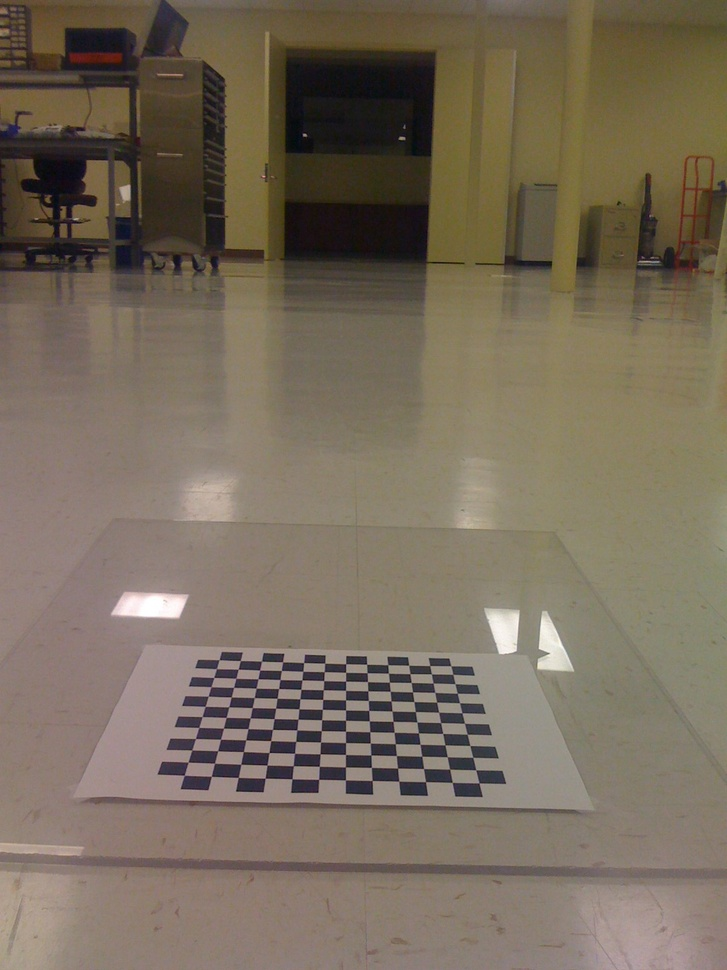
//> input picture Learning.OpenCV/birdseye/IMG_0214.jpg, 727 x 970 px, shrunk from 1200 x 1600 before the run
$ ./adaptiveThresh ../../../../Learning.OpenCV/birdseye/IMG_0214.jpg   (built with g++ and OpenCV 4)
//> lines starting //> are read from the running program, lines starting //| are printed output that depends on the picture; after the words box and inside, x2 and y2 are one past the last pixel; in counts of white or black regions, pixels touching at a corner belong together
#include<iostream>
using namespace std;
#include<opencv2/core/core.hpp>
#include<opencv2/highgui/highgui.hpp>
#include<opencv2/imgproc/imgproc.hpp>
using namespace cv;
// [38 lines left out: function adaptiveThreshold_S, not called in this run]
//自适应阈值分割
enum METHOD {MEAN,GAUSS,MEDIAN};
Mat adaptiveThresh(Mat I, int radius, float ratio, METHOD method= MEAN)
{
	//第一步：图像矩阵的平滑处理
	Mat I_smooth;
	switch (method)
	{
	case MEAN:
		boxFilter(I,I_smooth,CV_32FC1,Size(2*radius+1,2*radius+1));//均值平滑
		break;
	case GAUSS:
		GaussianBlur(I, I_smooth, Size(2*radius+1,2*radius+1),0,0);//高斯平滑
		I_smooth.convertTo(I_smooth, CV_32FC1);
		break;
	case MEDIAN:
		medianBlur(I, I_smooth, 2 * radius + 1);//中值平滑
		I_smooth.convertTo(I_smooth, CV_32FC1);
		break;
	default:
		break;
	}
	//第二步：平滑结果乘以比例系数，然后图像与其做差
	I.convertTo(I, CV_32FC1);
	Mat diff = I - (1.0 - ratio)*I_smooth;
	//第三步：阈值处理：大于等于 0 的，输出 255 ，反之输出 0
	Mat out = Mat::zeros(diff.size(), CV_8UC1);
	for (int r = 0; r < out.rows; r++)
	{
		for (int c = 0; c < out.cols; c++)
		{
			if (diff.at<float>(r, c) >= 0)
				out.at<uchar>(r, c) = 255;
		}
	}
	return out;
}
int main(int argc, char*argv[])
{
	//输入图像
	Mat image = imread(argv[1], CV_LOAD_IMAGE_GRAYSCALE);
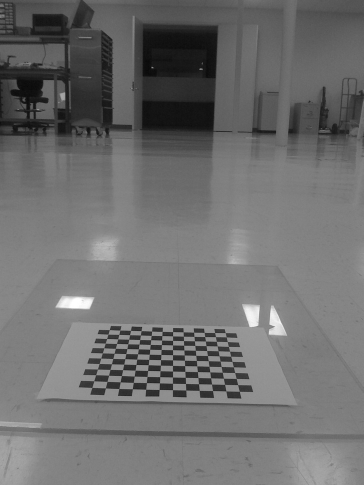
//> image: 970 rows x 727 cols, CV_8UC1 (shown at 1/2 size); min 2, max 255, mean 109.9
	if (!image.data)
	{
		cout << "没有输入图片" << endl;
		return -1;
	}
	//自适应阈值处理
	Mat threshImage = adaptiveThresh(image,21,0.15, MEDIAN);
//> in adaptiveThresh, `medianBlur(I, I_smooth, 2 * radius + 1);`:
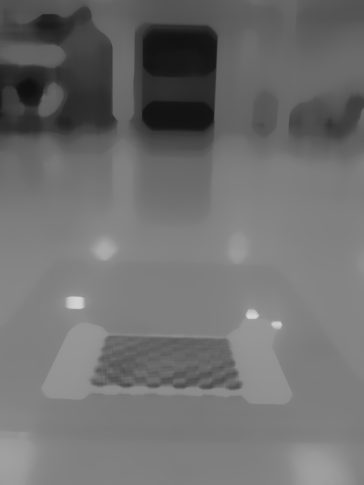
//> I_smooth: 970 rows x 727 cols, CV_8UC1 (shown at 1/2 size); min 15, max 213, mean 111.1
//> in adaptiveThresh, `Mat diff = I - (1.0 - ratio)*I_smooth;`:
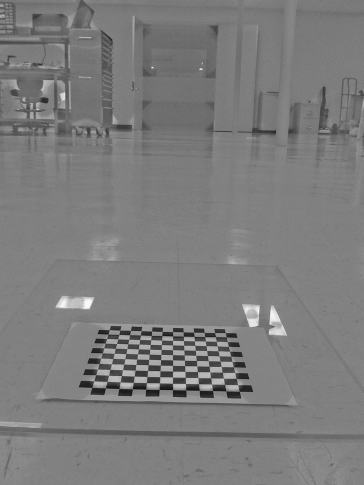
//> diff: 970 rows x 727 cols, CV_32FC1 (shown at 1/2 size); min -96.85, max 133, mean 15.4; drawn with min black and max white
//> after the loop in adaptiveThresh, `for (int r = 0; r < out.rows; r++)`:
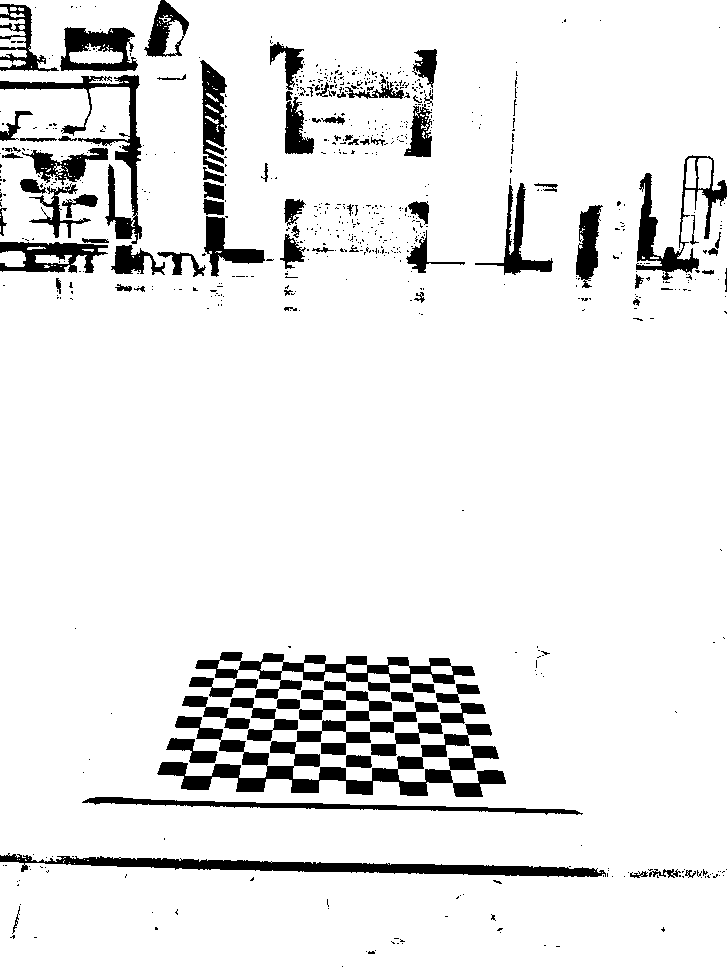
//> out: 970 rows x 727 cols, CV_8UC1; 91.3% white; 724 black regions (631 under 20 px), largest, box (x1, y1, x2, y2) and area: (157, 681, 506, 797) 10873, (0, 853, 606, 877) 5232, (195, 652, 475, 699) 4134
	imshow("image", threshImage);
	imwrite("adThmean43.jpg", threshImage);
	waitKey(0);
	return 0;
}

$ run again, on Learning.OpenCV/birdseye/IMG_0217.jpg
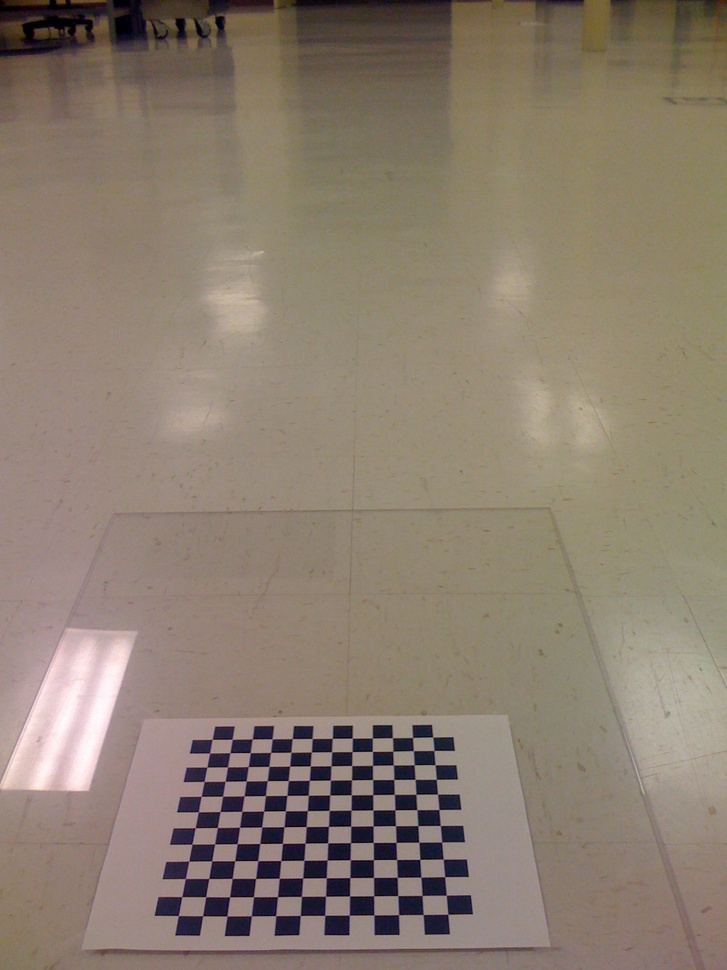
//> input picture Learning.OpenCV/birdseye/IMG_0217.jpg, 727 x 970 px, shrunk from 1200 x 1600 before the run
//> in adaptiveThresh, `Mat diff = I - (1.0 - ratio)*I_smooth;`:
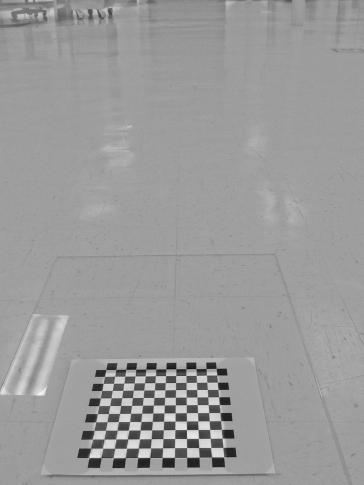
//> diff: 970 rows x 727 cols, CV_32FC1 (shown at 1/2 size); min -122.4, max 107.9, mean 17.8; drawn with min black and max white
//> after the loop in adaptiveThresh, `for (int r = 0; r < out.rows; r++)`:
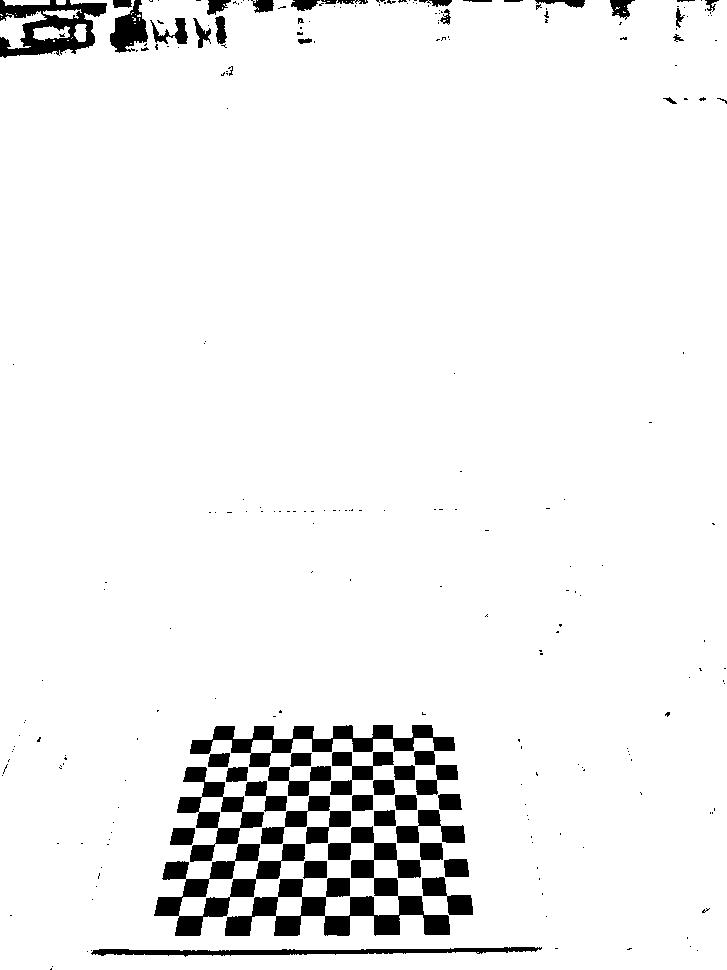
//> out: 970 rows x 727 cols, CV_8UC1; 94.3% white; 257 black regions (206 under 20 px), largest, box (x1, y1, x2, y2) and area: (225, 826, 450, 936) 7597, (154, 844, 305, 936) 4250, (190, 725, 455, 767) 4163

$ run again, on Learning.OpenCV/birdseye/IMG_0218.jpg
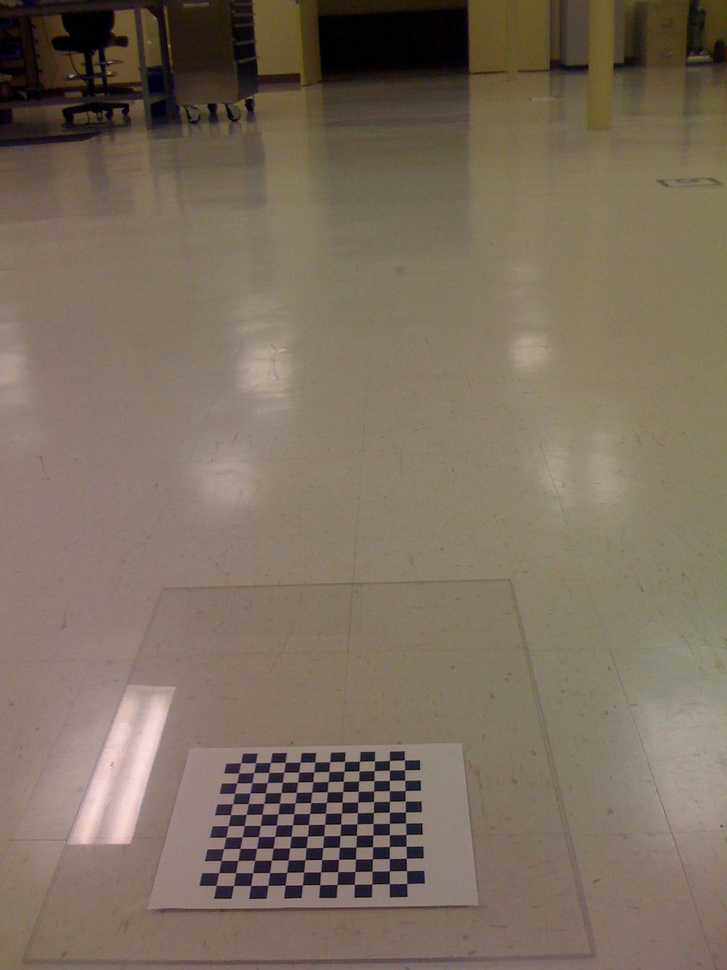
//> input picture Learning.OpenCV/birdseye/IMG_0218.jpg, 727 x 970 px, shrunk from 1200 x 1600 before the run
//> in adaptiveThresh, `Mat diff = I - (1.0 - ratio)*I_smooth;`:
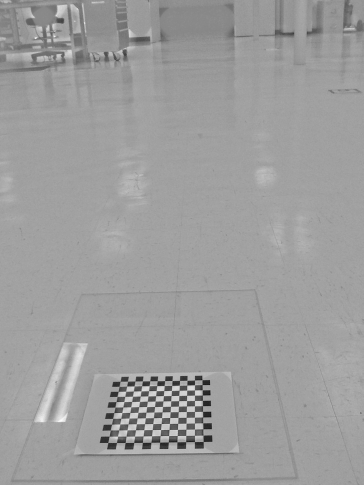
//> diff: 970 rows x 727 cols, CV_32FC1 (shown at 1/2 size); min -109.4, max 93.55, mean 16.1; drawn with min black and max white
//> after the loop in adaptiveThresh, `for (int r = 0; r < out.rows; r++)`:
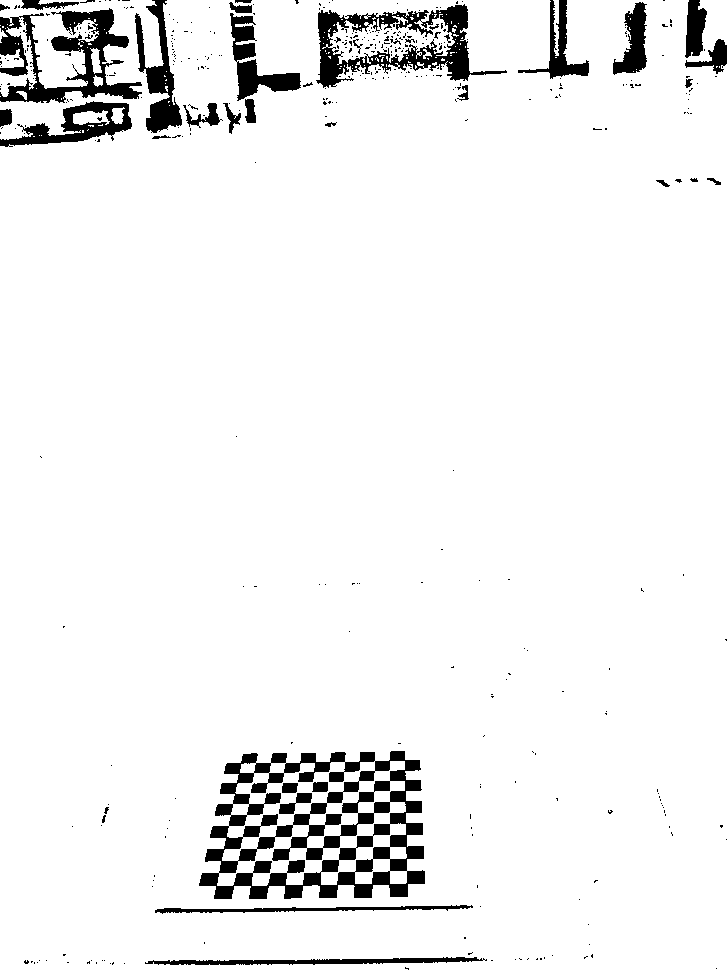
//> out: 970 rows x 727 cols, CV_8UC1; 94% white; 405 black regions (365 under 20 px), largest, box (x1, y1, x2, y2) and area: (199, 751, 425, 899) 14611, (0, 8, 142, 103) 5166, (316, 4, 507, 88) 5098
